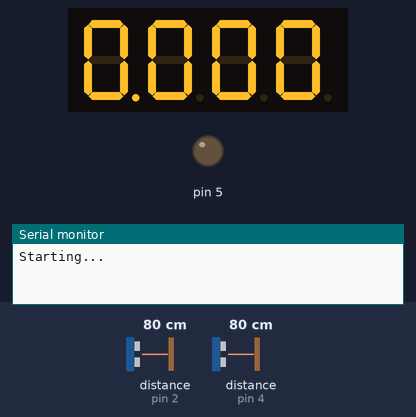
The sketch below on a simulated Arduino Uno, built with avr-gcc and run on an emulated ATmega328P. On the bench: 4-digit seven-segment display, output pins drawn as LEDs (lit = HIGH), the last lines printed to the serial monitor. Wiring (inferred from the names in the program): ultrasonic range finder: trigger pin 3; echo pin 2. Inputs (shaded band) come from the test bench; at power-on: distance to the obstacle (sensors on pin 2, pin 4) 80 cm. The echo pulse lasts 58.3 µs per cm; pins used as bus, display or sensor lines are not drawn.

Above: at 1.2 s.
1.3 s: distance to the obstacle (sensor on pin 2) set to 2 cm
At 1.55 s:
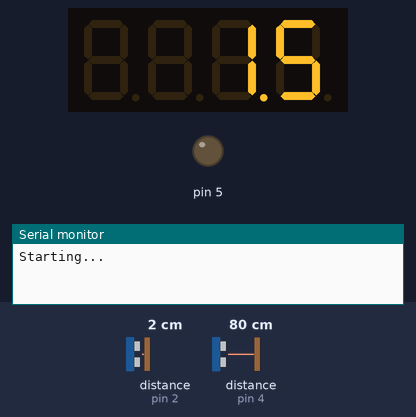
2.9 s: distance to the obstacle (sensor on pin 4) set to 2 cm
4.4 s: distance to the obstacle (sensor on pin 2) set to 9 cm
At 5.0 s:
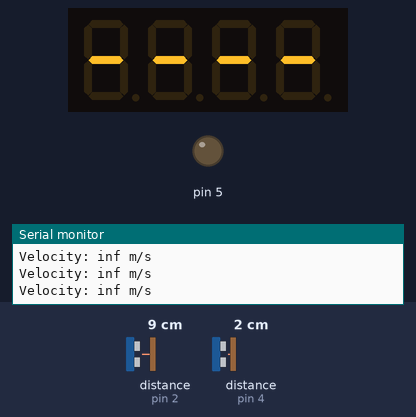
Timing chart, 0 to 7.4 s (numbered marks = the images above; inputs shaded):
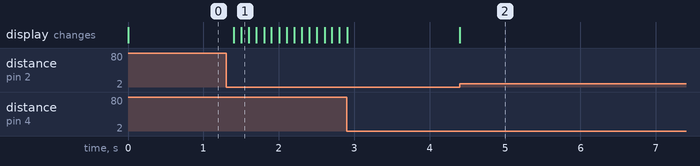

Measured:
- after the input at 1.3 s, the display: first changes after 0.10 s (image 1 shows a later state)
- after the input at 4.4 s, the display: changes at once (image 2)

The sketch:

hs_eletro.ino
```cpp
/*
 * HackerSchool Eletronics Project
 * november 2022, roby
 */

#include "sensor.h"
#include "const.h"
#include "SevSeg.h"

// sensor "a" (that starts the counter)
sensor_t sensor_a{.id = SensorID::A, .pin_echo = 2, .pin_trig = 3};

// sensor "a" (that resets the counter)
sensor_t sensor_b{.id = SensorID::B, .pin_echo = 4, .pin_trig = 5};

// 7 segment controller object
SevSeg sevseg;

void setup() {
    pinMode(sensor_a.pin_trig, OUTPUT);
    pinMode(sensor_b.pin_trig, OUTPUT);
    pinMode(sensor_a.pin_echo, INPUT);
    pinMode(sensor_b.pin_echo, INPUT);

    constexpr byte digit_pins[]   = {6, 7, 8, 9};
    constexpr byte segment_pins[] = {10, 12, A3, A1, A0, 11, A4, A2};
    sevseg.begin(COMMON_CATHODE, sizeof(digit_pins), digit_pins, segment_pins);
    sevseg.setBrightness(1);

    Serial.begin(9600);
    Serial.println("Starting...");
}

void loop() {
    static bool is_counting   = false;
    static ulong timer        = millis();
    static int deci_seconds   = 0;
    static double last_result = -1.0; // m/s

    sevseg.setNumber(last_result != -1.0 ? last_result * 1000 : 0, 3);

    while (!is_counting) {
        int distance = get_distance(&sensor_a);
        if (distance <= TRIGGER_DISTANCE) {
            is_counting = true;
            break;
        }
        sevseg.refreshDisplay();
    }

    while (is_counting) {
        int distance = get_distance(&sensor_b);
        if (distance <= TRIGGER_DISTANCE) {
            is_counting = false;
            last_result = SENSOR_DISTANCE / (deci_seconds / 10); // V = D / T
            Serial.print("Velocity: ");
            Serial.print(last_result, 3);
            Serial.println(" m/s");
            timer        = millis();
            deci_seconds = 0;
            break;
        }

        if (millis() - timer >= 100) { // if 100 ms elapsed (1 decisecond)
            deci_seconds++;
            timer += 100;
            if (deci_seconds == MAX_DECI_SECONDS) {
                deci_seconds = 0;
            }
            sevseg.setNumber(deci_seconds, 1);
        }

        sevseg.refreshDisplay();
    }
}
```

const.h
```cpp
// const.h


// cool
typedef unsigned long ulong;

// max deciseconds that can be displayed to sevseg
#define MAX_DECI_SECONDS 10000

// sensor distance to start/stop the timers
#define TRIGGER_DISTANCE 3

// distance between the 2 sensors (in meters)
#define SENSOR_DISTANCE 0.09
```

sensor.h
```cpp
// sensor.h


/// represents a sensor identifier, in our case, we only have 2
enum SensorID {
    A,
    B
};

/// represents a sensor, with its id & pins
typedef struct Sensor {
    SensorID id;
    const int pin_echo;
    const int pin_trig;
} sensor_t;


/// returns [sensor]'s calculated distance hit
int get_distance(sensor_t* sensor) {
    digitalWrite(sensor->pin_trig, LOW);
    delayMicroseconds(2);

    // sets the trig pin to HIGH for 10 microseconds
    digitalWrite(sensor->pin_trig, HIGH);
    delayMicroseconds(10);
    digitalWrite(sensor->pin_trig, LOW);

    // reads the echo pin (sound wave travel time in microseconds)
    long travel_time = pulseIn(sensor->pin_echo, HIGH);

    // Distance = (Time/2) x (Speed of sound)
    return (travel_time / 2) * 0.034;
}
```
